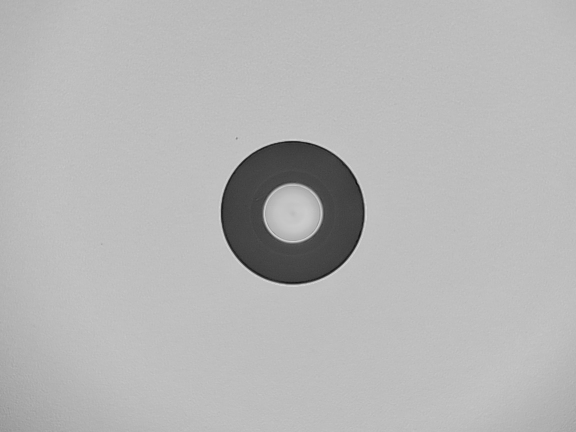
#> input picture defect_detector/img63.jpg, 1152 x 864 px (shown at 1/2 size)
$ python computational_separation.py ../img63.jpg
#> lines starting #> are read from the running program, lines starting #| are printed output that depends on the picture; after the words box and inside, x2 and y2 are one past the last pixel; in counts of white or black regions, pixels touching at a corner belong together
import matplotlib
matplotlib.use('Agg')  # Use non-interactive backend - MUST BE BEFORE pyplot import
import matplotlib.pyplot as plt
import cv2
import numpy as np
import os
import json
from scipy.optimize import least_squares
from skimage.feature import canny

def get_edge_points(image, sigma=1.5, low_threshold=0.1, high_threshold=0.3):
    """
    Uses the Canny edge detector to extract a sparse set of high-confidence
    edge points from the image, decoupling geometry from illumination.

    Returns:
        np.array: An (N, 2) array of [x, y] coordinates for N edge points.
    """
    # Convert image to float for scikit-image's Canny implementation
    image_float = image.astype(float) / 255.0
    edges = canny(image_float, sigma=sigma, low_threshold=low_threshold, high_threshold=high_threshold)
    points = np.argwhere(edges).astype(float) # argwhere returns (row, col) which is (y, x)
    return points[:, ::-1] # Return as (x, y)

def generate_hypotheses_ransac(points, num_iterations=2000, inlier_threshold=1.5, image_shape=None):
    """
    Generates a highly robust initial guess for the center and radii using a custom
    RANSAC and Radial Histogram Voting scheme with improved parameters for low-contrast images.
    """
    best_score = -1
    best_params = None

    # Use image shape to constrain search if provided
    max_radius = 500  # Default max radius
    if image_shape is not None:
        h, w = image_shape
        max_radius = min(h, w) * 0.45  # Maximum 45% of image size

    for i in range(num_iterations):
        # 1. Hypothesize: Randomly sample 3 points and find the circumcenter
        if len(points) < 3:
            continue

        sample_indices = np.random.choice(len(points), 3, replace=False)
        p1, p2, p3 = points[sample_indices]

        # Using a standard formula to find the circumcenter of a triangle
        D = 2 * (p1[0] * (p2[1] - p3[1]) + p2[0] * (p3[1] - p1[1]) + p3[0] * (p1[1] - p2[1]))
        if abs(D) < 1e-6: continue # Avoid degenerate cases (collinear points)

        ux = ((p1[0]**2 + p1[1]**2) * (p2[1] - p3[1]) + (p2[0]**2 + p2[1]**2) * (p3[1] - p1[1]) + (p3[0]**2 + p3[1]**2) * (p1[1] - p2[1])) / D
        uy = ((p1[0]**2 + p1[1]**2) * (p3[0] - p2[0]) + (p2[0]**2 + p2[1]**2) * (p1[0] - p3[0]) + (p3[0]**2 + p3[1]**2) * (p2[0] - p1[0])) / D

        # Validate center is within reasonable bounds
        if image_shape is not None:
            if ux < 0 or uy < 0 or ux > w or uy > h:
                continue
        else:
            if ux < 0 or uy < 0 or ux > 10000 or uy > 10000:
                continue

        center_hypothesis = np.array([ux, uy])

        # 2. Score via Radial Histogram Voting
        distances = np.linalg.norm(points - center_hypothesis, axis=1)

        # Filter out unreasonable distances
        reasonable_distances = distances[distances < max_radius]
        if len(reasonable_distances) < 10:
            continue

        # Create a histogram of distances (radii)
        hist, bin_edges = np.histogram(reasonable_distances, bins=50, range=(0, max_radius))

        # Find the two largest peaks in the histogram
        peak_indices = np.argsort(hist)[-2:] # Get indices of the two highest bins

        # Score is the sum of the heights of the two peaks
        score = np.sum(hist[peak_indices])

        if score > best_score:
            best_score = score
            r1_guess = bin_edges[peak_indices[0]] + (bin_edges[1] - bin_edges[0])/2
            r2_guess = bin_edges[peak_indices[1]] + (bin_edges[1] - bin_edges[0])/2

            # Ensure radii are reasonable
            if r1_guess < max_radius and r2_guess < max_radius:
                best_params = [ux, uy, min(r1_guess, r2_guess), max(r1_guess, r2_guess)]

    return best_params

def refine_fit_least_squares(points, initial_params, image_shape):
    """
    Performs the ultimate refinement using Non-Linear Least Squares to minimize
    the true geometric distance of edge points to the two-circle model.
    """
    def residuals(params, points):
        """The objective function to minimize."""
        cx, cy, r1, r2 = params
        center = np.array([cx, cy])
        # Calculate distance of each point to the center
        distances = np.linalg.norm(points - center, axis=1)

        # For each point, the error is the distance to the *nearer* of the two circles
        res1 = np.abs(distances - r1)
        res2 = np.abs(distances - r2)

        return np.minimum(res1, res2)

    # Set reasonable bounds for parameters based on image size
    h, w = image_shape
    max_coord = max(h, w)
    max_radius = min(h, w) * 0.45  # Maximum 45% of smallest dimension

    bounds = (
        [0, 0, 5, 10],  # Lower bounds: cx, cy, r1, r2
        [w, h, max_radius, max_radius]  # Upper bounds
    )

    # Use scipy's Levenberg-Marquardt implementation with bounds
    try:
        result = least_squares(residuals, initial_params, args=(points,),
                             method='trf', bounds=bounds, max_nfev=1000)

        # Validate the result
        cx, cy, r1, r2 = result.x
        if cx > 0 and cy > 0 and r1 > 0 and r2 > 0 and cx < w and cy < h:
            # Additional validation: ensure radii are reasonable
            if r1 <= max_radius and r2 <= max_radius:
                return result.x

        # If validation fails, return constrained version of initial params
        cx, cy, r1, r2 = initial_params
        cx = np.clip(cx, 0, w)
        cy = np.clip(cy, 0, h)
        r1 = np.clip(r1, 5, max_radius)
        r2 = np.clip(r2, 10, max_radius)
        return [cx, cy, r1, r2]

    except Exception as e:
        print(f"Optimization failed: {e}")
        # Return constrained initial params
        cx, cy, r1, r2 = initial_params
        cx = np.clip(cx, 0, w)
        cy = np.clip(cy, 0, h)
        r1 = np.clip(r1, 5, max_radius)
        r2 = np.clip(r2, 10, max_radius)
        return [cx, cy, r1, r2]

def create_final_masks(image_shape, params):
    """Creates final masks using the ultra-precise parameters."""
    h, w = image_shape
    cx, cy, r_core, r_cladding = params

    # Ensure radii are ordered correctly
    if r_core > r_cladding:
        r_core, r_cladding = r_cladding, r_core

    # Create the distance matrix using matrix operations (Linear Algebra)
    y, x = np.mgrid[:h, :w]
    dist_sq = (x - cx)**2 + (y - cy)**2

    # Create masks based on the equation of a circle and a washer (annulus)
    core_mask = (dist_sq <= r_core**2).astype(np.uint8) * 255
    cladding_mask = ((dist_sq > r_core**2) & (dist_sq <= r_cladding**2)).astype(np.uint8) * 255

    return core_mask, cladding_mask

def process_fiber_image_veridian(image_path, output_dir='output_veridian'):
    """
    Main processing function modified for unified system with enhanced contrast
    Returns standardized results
    """
    # Create output directory
    os.makedirs(output_dir, exist_ok=True)

    # Initialize result dictionary
    result = {
        'method': 'computational_separation',
        'image_path': image_path,
        'success': False,
        'center': None,
        'core_radius': None,
        'cladding_radius': None,
        'confidence': 0.0
    }

    if not os.path.exists(image_path):
        result['error'] = f"File not found: {image_path}"
        with open(os.path.join(output_dir, 'computational_result.json'), 'w') as f:
            json.dump(result, f, indent=4)
        return result

    original_image = cv2.imread(image_path)
    if original_image is None:
        result['error'] = f"Could not read image from '{image_path}'"
        with open(os.path.join(output_dir, 'computational_result.json'), 'w') as f:
            json.dump(result, f, indent=4)
        return result

    gray_image = cv2.cvtColor(original_image, cv2.COLOR_BGR2GRAY)

    # ---- ENHANCEMENT START ----
    # Enhance contrast using histogram equalization for low-contrast images
    gray_image = cv2.equalizeHist(gray_image)
    # ---- ENHANCEMENT END ----

    base_filename = os.path.splitext(os.path.basename(image_path))[0]

    try:
        h, w = gray_image.shape
        image_shape = (h, w)

        # STAGE 1: Extract unbiased geometric features
        edge_points = get_edge_points(gray_image, sigma=1.5)

        if len(edge_points) < 10:
            result['error'] = "Insufficient edge points detected"
            with open(os.path.join(output_dir, f'{base_filename}_computational_result.json'), 'w') as f:
                json.dump(result, f, indent=4)
            return result

        # STAGE 2: Generate robust hypothesis with enhanced RANSAC
        initial_guess = generate_hypotheses_ransac(edge_points, image_shape=image_shape)
        if initial_guess is None:
            # Try with more relaxed parameters
            edge_points_relaxed = get_edge_points(gray_image, sigma=2.0, low_threshold=0.05, high_threshold=0.2)
            initial_guess = generate_hypotheses_ransac(edge_points_relaxed, num_iterations=3000, image_shape=image_shape)

            if initial_guess is None:
                result['error'] = "RANSAC failed to find a suitable hypothesis"
                with open(os.path.join(output_dir, f'{base_filename}_computational_result.json'), 'w') as f:
                    json.dump(result, f, indent=4)
                return result

        # STAGE 3: Perform ultimate refinement with Non-Linear Least Squares
        final_params = refine_fit_least_squares(edge_points, initial_guess, image_shape)
        cx, cy, r1, r2 = final_params
        r_core, r_cladding = min(r1, r2), max(r1, r2)

        # Final validation with more reasonable constraints
        max_allowed_radius = min(w, h) * 0.45  # Maximum 45% of smallest dimension

        if r_cladding > max_allowed_radius:
            # Scale down proportionally
            scale_factor = max_allowed_radius / r_cladding
            r_cladding = max_allowed_radius
            r_core = r_core * scale_factor
            print(f"Warning: Scaled down radii by factor {scale_factor:.2f}")

        # Ensure minimum radius constraints
        if r_core < 5:
            r_core = 5
        if r_cladding < r_core + 10:
            r_cladding = r_core + 10

        # Validate center is well within bounds
        margin = 5
        if not (margin < cx < w - margin and margin < cy < h - margin):
            result['error'] = f"Center ({cx:.1f}, {cy:.1f}) is too close to image bounds"
            with open(os.path.join(output_dir, f'{base_filename}_computational_result.json'), 'w') as f:
                json.dump(result, f, indent=4)
            return result

        # Set results
        result['success'] = True
        result['center'] = (int(cx), int(cy))
        result['core_radius'] = int(r_core)
        result['cladding_radius'] = int(r_cladding)
        result['confidence'] = 0.8  # High confidence for geometric method

        # Save result data
        with open(os.path.join(output_dir, f'{base_filename}_computational_result.json'), 'w') as f:
            json.dump(result, f, indent=4)

        # STAGE 4: Generate final masks and output
        core_mask, cladding_mask = create_final_masks(gray_image.shape, final_params)
        isolated_core = cv2.bitwise_and(gray_image, gray_image, mask=core_mask)
        isolated_cladding = cv2.bitwise_and(gray_image, gray_image, mask=cladding_mask)

        # Cropping
        coords_core = np.argwhere(core_mask > 0)
        if coords_core.size > 0:
            y_min, x_min = coords_core.min(axis=0); y_max, x_max = coords_core.max(axis=0)
            isolated_core = isolated_core[y_min:y_max+1, x_min:x_max+1]

        coords_cladding = np.argwhere(cladding_mask > 0)
        if coords_cladding.size > 0:
            y_min, x_min = coords_cladding.min(axis=0); y_max, x_max = coords_cladding.max(axis=0)
            isolated_cladding = isolated_cladding[y_min:y_max+1, x_min:x_max+1]

        # Save Diagnostic Plot
        plt.figure(figsize=(10, 10))
        plt.imshow(original_image)
        # Plot the refined circles
        circle1 = plt.Circle((cx, cy), r_core, color='lime', fill=False, linewidth=2, label='Core')
        circle2 = plt.Circle((cx, cy), r_cladding, color='cyan', fill=False, linewidth=2, label='Cladding')
        plt.gca().add_artist(circle1)
        plt.gca().add_artist(circle2)
        # Subsample edge points for visualization
        if len(edge_points) > 1000:
            indices = np.random.choice(len(edge_points), 1000, replace=False)
            edge_points_vis = edge_points[indices]
        else:
            edge_points_vis = edge_points
        plt.scatter(edge_points_vis[:, 0], edge_points_vis[:, 1], s=1, c='red', alpha=0.3, label='Edge Points')
        plt.title(f'Computational Geometric Fit (Enhanced)')
        plt.legend()
        plt.axis('equal')
        plt.savefig(os.path.join(output_dir, f"{base_filename}_computational_fit.png"))
        plt.close()

        # Save Image Results with standardized names
        cv2.imwrite(os.path.join(output_dir, f"{base_filename}_computational_core.png"), isolated_core)
        cv2.imwrite(os.path.join(output_dir, f"{base_filename}_computational_cladding.png"), isolated_cladding)

        # Create annotated image
        annotated = original_image.copy()
        cv2.circle(annotated, (int(cx), int(cy)), 3, (0, 255, 255), -1)
        cv2.circle(annotated, (int(cx), int(cy)), int(r_core), (0, 255, 0), 2)
        cv2.circle(annotated, (int(cx), int(cy)), int(r_cladding), (0, 0, 255), 2)
        cv2.imwrite(os.path.join(output_dir, f"{base_filename}_computational_annotated.png"), annotated)

    except Exception as e:
        result['error'] = str(e)
        with open(os.path.join(output_dir, f'{base_filename}_computational_result.json'), 'w') as f:
            json.dump(result, f, indent=4)

    return result

def main():
    """Main function for standalone testing"""
    import sys
    if len(sys.argv) > 1:
        image_path = sys.argv[1]
    else:
        image_path = input("Enter image path: ").strip().strip('"').strip("'")

    result = process_fiber_image_veridian(image_path)
#> in process_fiber_image_veridian, original_image is the input picture: shape (864, 1152, 3); min 3, max 231, mean 182
#> in get_edge_points, `edges = canny(image_float, sigma=sigma, low_threshold=low_threshold, h..`:
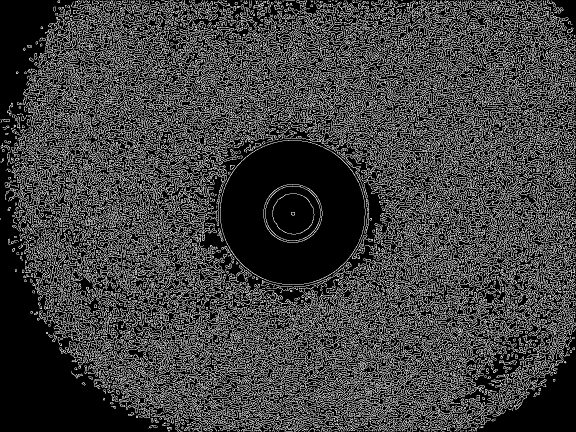
#> edges: shape (864, 1152) bool (shown at 1/2 size); 25% white in thin lines or dots
#> in get_edge_points, `points = np.argwhere(edges).astype(float)`: points = 248711 pairs, first value 1 to 862, second value 1 to 1150
#> in process_fiber_image_veridian, `edge_points = get_edge_points(gray_image, sigma=1.5)`: edge_points = 248711 pairs, first value 1 to 1150, second value 1 to 862
#> the loop in generate_hypotheses_ransac, `for i in range(num_iterations):` made 2000 passes
#> (sample_indices, p1, p2, p3, D, ux, uy, peak_indices) on passes 1, 2, 3, 6: ([102563, 182236, 78961], [799, 324], [954, 621], [158, 249], 357504, 429.4, 705.8, [46, 48]), ([22118, 193792, 175833], [80, 78], [433, 658], [133, 601], 307758, 342.6, 315.6, [40, 39]), ([148076, 23216, 98092], [969, 501], [815, 81], [1025, 308], 106484, 765.6, 337.4, [47, 49]), ([7257, 97100, 248050], [1005, 27], [275, 305], [668, 859], -1027348, 728.9, 399.4, [48, 49])
#> (D, ux, uy, score, best_score, r1_guess, r2_guess, best_params) on passes 103, 152, 732: (826798, 548, 467.5, 11416, 11416, 384.9, 377.1, [548, 467.5, 377.1, 384.9]), (-273272, 480.9, 462.5, 11437, 11437, 377.1, 384.9, [480.9, 462.5, 377.1, 384.9]), (465946, 496, 468.9, 11482, 11482, 369.4, 384.9, [496, 468.9, 369.4, 384.9])
#> after the loop in generate_hypotheses_ransac, `for i in range(num_iterations):`: best_score = 11482; r1_guess = 369.4; r2_guess = 384.9
#> in process_fiber_image_veridian, `initial_guess = generate_hypotheses_ransac(edge_points, image_shape=im..`: initial_guess = [496, 468.9, 369.4, 384.9]
#> in refine_fit_least_squares, `result = least_squares(residuals, initial_params, args=(points,), meth..`: result = 12 items
#> in refine_fit_least_squares, `cx, cy, r1, r2 = result.x`: cx = 603.5; cy = 410.6; r1 = 239; r2 = 388.8
#> in process_fiber_image_veridian, `final_params = refine_fit_least_squares(edge_points, initial_guess, im..`: final_params = [603.5, 410.6, 239, 388.8]
#> in process_fiber_image_veridian, `cx, cy, r1, r2 = final_params`: cx = 603.5; cy = 410.6; r1 = 239; r2 = 388.8
#> in process_fiber_image_veridian, `r_core, r_cladding = min(r1, r2), max(r1, r2)`: r_core = 239; r_cladding = 388.8
#> in create_final_masks, `cx, cy, r_core, r_cladding = params`: cx = 603.5; cy = 410.6; r_core = 239; r_cladding = 388.8
#> in create_final_masks, `dist_sq = (x - cx)**2 + (y - cy)**2`:
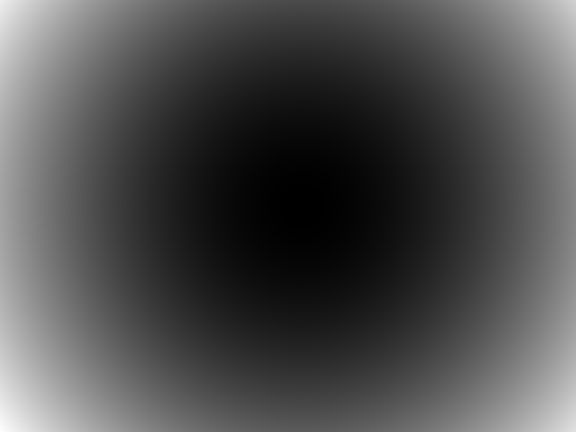
#> dist_sq: shape (864, 1152) float64 (shown at 1/2 size); min 0.364, max 568899.1, mean 174021.6; drawn with min black and max white
#> in create_final_masks, `core_mask = (dist_sq <= r_core**2).astype(np.uint8) * 255`: core_mask: shape (864, 1152); 18% white; 1 white region, box (x1, y1, x2, y2) and area: (365, 172, 843, 650) 179443
#> in create_final_masks, `cladding_mask = ((dist_sq > r_core**2) & (dist_sq <= r_cladding**2)).a..`: cladding_mask: shape (864, 1152); 29.7% white; 1 white region, box (x1, y1, x2, y2) and area: (215, 22, 993, 800) 295452
#> in process_fiber_image_veridian, `isolated_cladding = cv2.bitwise_and(gray_image, gray_image, mask=cladd..`:
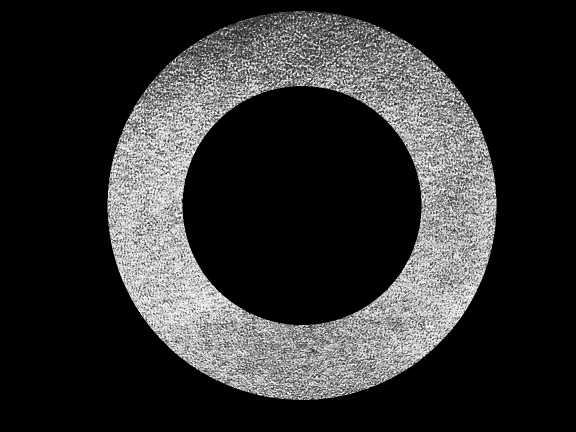
#> isolated_cladding: shape (864, 1152) (shown at 1/2 size); min 0, max 254, mean 47.2
#> in process_fiber_image_veridian, `coords_core = np.argwhere(core_mask > 0)`: coords_core = 179443 pairs, first value 172 to 649, second value 365 to 842
#> in process_fiber_image_veridian, `y_min, x_min = coords_core.min(axis=0)`: y_min = 172; x_min = 365
#> in process_fiber_image_veridian, `y_max, x_max = coords_core.max(axis=0)`: y_max = 649; x_max = 842
#> in process_fiber_image_veridian, `isolated_core = isolated_core[y_min:y_max+1, x_min:x_max+1]`:
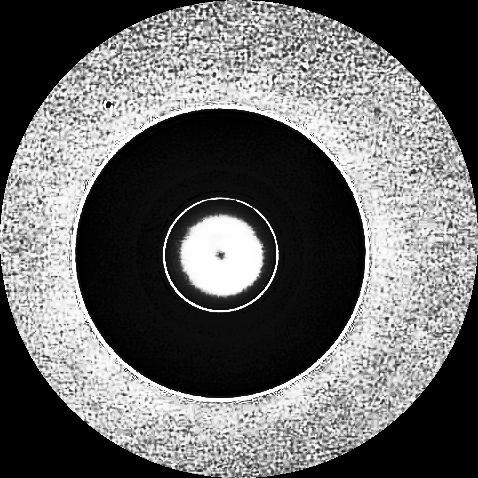
#> isolated_core: shape (478, 478); min 0, max 255, mean 103.9
#> in process_fiber_image_veridian, `coords_cladding = np.argwhere(cladding_mask > 0)`: coords_cladding = 295452 pairs, first value 22 to 799, second value 215 to 992
#> in process_fiber_image_veridian, `y_min, x_min = coords_cladding.min(axis=0)`: y_min = 22; x_min = 215
#> in process_fiber_image_veridian, `y_max, x_max = coords_cladding.max(axis=0)`: y_max = 799; x_max = 992
#> in process_fiber_image_veridian, `isolated_cladding = isolated_cladding[y_min:y_max+1, x_min:x_max+1]`:
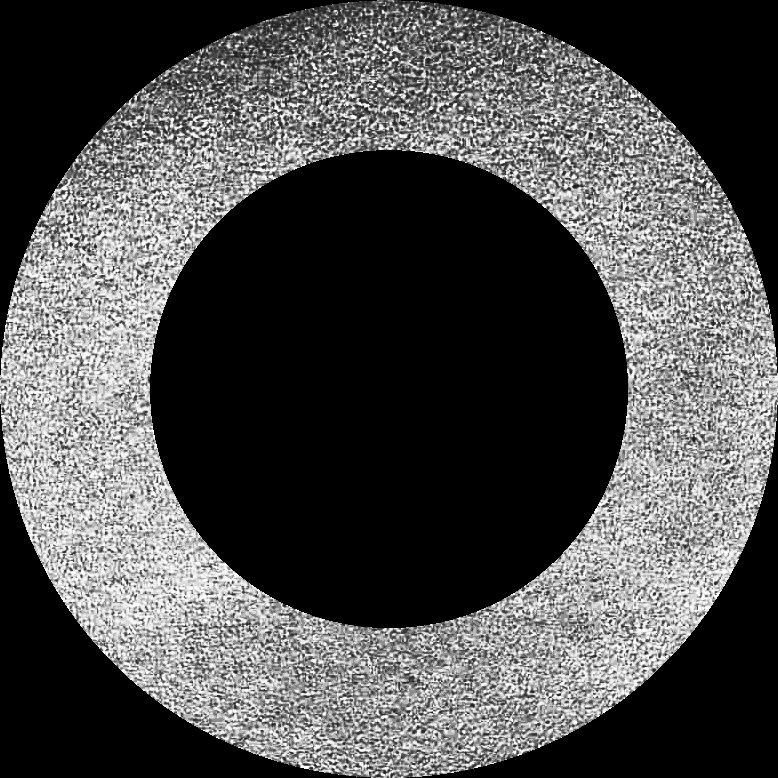
#> isolated_cladding: shape (778, 778); min 0, max 254, mean 77.6
#> in process_fiber_image_veridian, `indices = np.random.choice(len(edge_points), 1000, replace=False)`: indices = 1000 values, max 248696 at index 111, min 595 at index 31, mean 124480.3
#> in process_fiber_image_veridian, `edge_points_vis = edge_points[indices]`: edge_points_vis = 1000 pairs, first value 1 to 1150, second value 3 to 862
#> in process_fiber_image_veridian, `plt.savefig(os.path.join(output_dir, f"{base_filename}_computational_f..`:
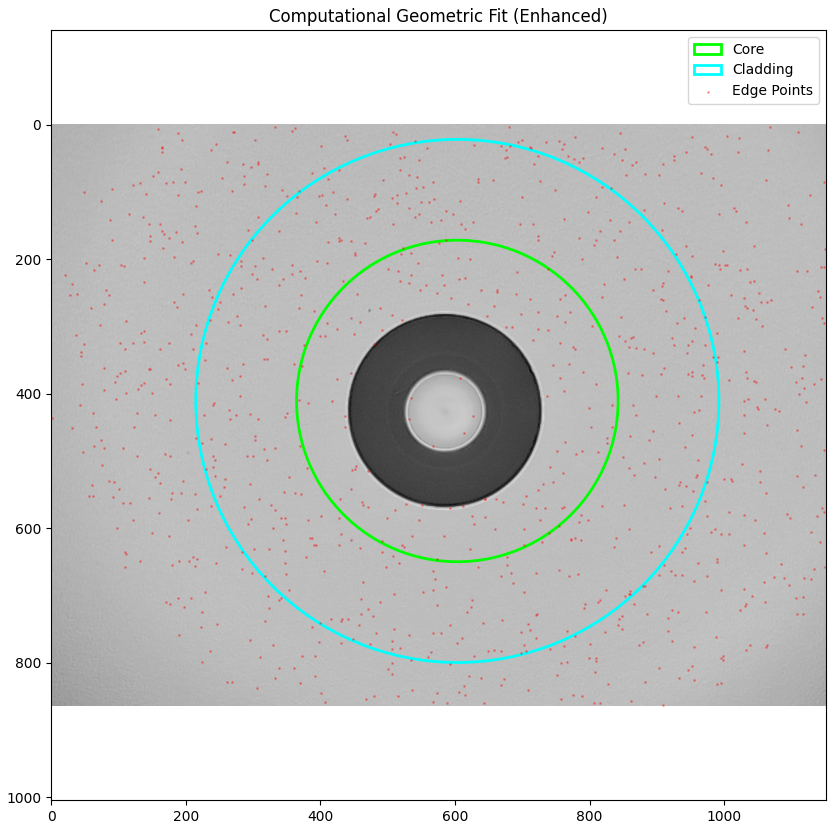
#> figure drawn by matplotlib, 1 panel
#> in process_fiber_image_veridian, `cv2.circle(annotated, (int(cx), int(cy)), 3, (0, 255, 255), -1)`: annotated: shape (864, 1152, 3); under 0.01% of pixels changed, all inside (x1, y1, x2, y2) = (600, 407, 607, 414)
#> in process_fiber_image_veridian, `cv2.circle(annotated, (int(cx), int(cy)), int(r_cladding), (0, 0, 255)..`:
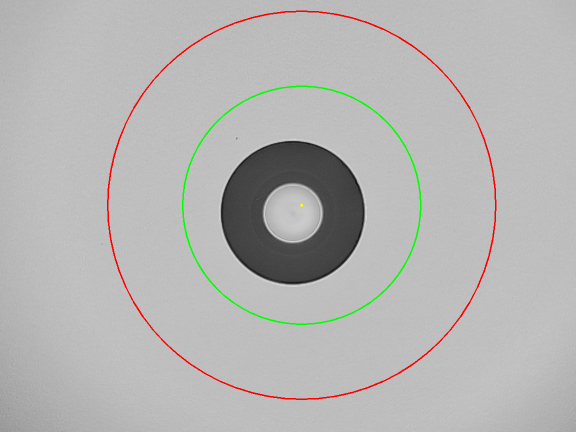
#> annotated: shape (864, 1152, 3) (shown at 1/2 size); mean B, G, R 179.7, 180.9, 181.6
#> result = {'method': 'computational_separation', 'image_path': '../img63.jpg', 'success': True, 'center': (603, 410), 'core_radius': 238, 'cladding_radius': 388, 'confidence': 0.8}
    if result['success']:
        print(f"Success! Center: {result['center']}, Core: {result['core_radius']}, Cladding: {result['cladding_radius']}")
#| Success! Center: (603, 410), Core: 238, Cladding: 388
    else:
        print(f"Failed: {result.get('error', 'Unknown error')}")

if __name__ == '__main__':
    main()
